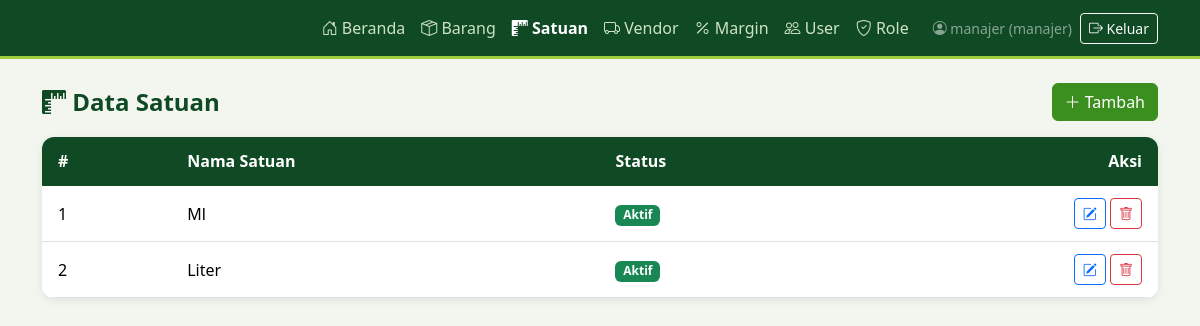
The page /satuan.php (signed in) on the database its author committed.
### tables this page shows
CREATE TABLE satuan (
    idsatuan INT NOT NULL AUTO_INCREMENT,
    nama_satuan VARCHAR(45) NOT NULL,
    status TINYINT NOT NULL DEFAULT 1,
    PRIMARY KEY (idsatuan)
);

### koneksi.php (called while the page is built, shortened)
<?php
function e($teks) {
    return htmlspecialchars((string)$teks, ENT_QUOTES, 'UTF-8');
}

### satuan.php (the view, shortened to what this page needs)
<?php
require 'koneksi.php';
$data = $pdo->query("SELECT * FROM satuan ORDER BY idsatuan")->fetchAll();
include 'header.php';
?>
<div class="d-flex justify-content-between align-items-center mb-3">
    <h4 class="mb-0"><i class="bi bi-rulers"></i> Data Satuan</h4>
    <button class="btn btn-hijau" data-bs-toggle="modal" data-bs-target="#modalForm"><i class="bi bi-plus-lg"></i> Tambah</button>
</div>
<div class="card"><div class="table-responsive">
<table class="table table-hover align-middle mb-0">
<thead class="table-light"><tr><th>#</th><th>Nama Satuan</th><th>Status</th><th class="text-end">Aksi</th></tr></thead>
<tbody>
<?php foreach ($data as $r): ?>
    <tr>
    <td><?= e($r['idsatuan']) ?></td>
    <td><?= e($r['nama_satuan']) ?></td>
    <td><?= $r['status'] == 1 ? '<span class="badge bg-success">Aktif</span>' : '<span class="badge bg-secondary">Nonaktif</span>' ?></td>
    <td class="text-end">
        <button class="btn btn-sm btn-outline-primary" data-bs-toggle="modal" data-bs-target="#modalForm"
        data-id="<?= e($r['idsatuan']) ?>" data-nama_satuan="<?= e($r['nama_satuan']) ?>" data-status="<?= e($r['status']) ?>">
        <i class="bi bi-pencil-square"></i></button>
    <form method="post" class="d-inline" onsubmit="return confirm('Hapus data ini?')">
        <button class="btn btn-sm btn-outline-danger"><i class="bi bi-trash"></i></button>
        </form>
    </td>
</tr>
<?php endforeach; ?>
</tbody>
</table>
</div></div>
<?php include 'footer.php'; ?>

### header.php (style rules this page uses)
:root { --hijau-tua:#0f4a24; --hijau:#3a8f1f; --hijau-muda:#9ccc3c; }
body { background:#f2f6ef; }
h4 { color:var(--hijau-tua); font-weight:700; }
.btn-hijau { background:var(--hijau); border-color:var(--hijau); color:#fff; }
.card { border:0; border-radius:12px; overflow:hidden; box-shadow:0 2px 8px rgba(15,74,36,.10); }
.card .table thead th { background:var(--hijau-tua); color:#fff; border-color:var(--hijau-tua); }
.table th, .table td { padding:.75rem 1rem; }
th { white-space:nowrap; }

### rows shown on the page
satuan: idsatuan "1", nama_satuan "Ml", status "Aktif"
satuan: idsatuan "2", nama_satuan "Liter", status "Aktif"

### other values the page prints
$m[1] "Beranda"
$m[1] "Barang"
$m[1] "Satuan"
$m[1] "Vendor"
$m[1] "Margin"
$m[1] "User"
$m[1] "Role"
$_SESSION['username'] "manajer"
$_SESSION['nama_role'] "manajer"
